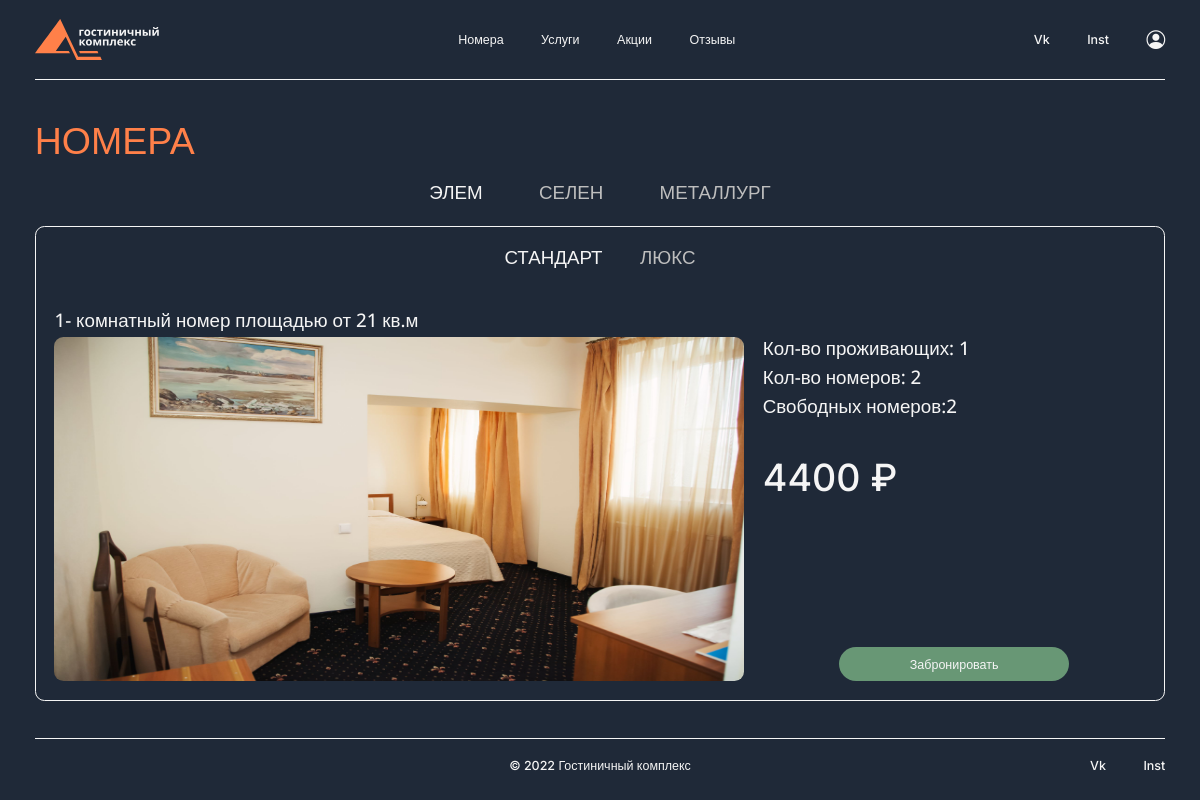
Page /rooms/ on the earlier database version.
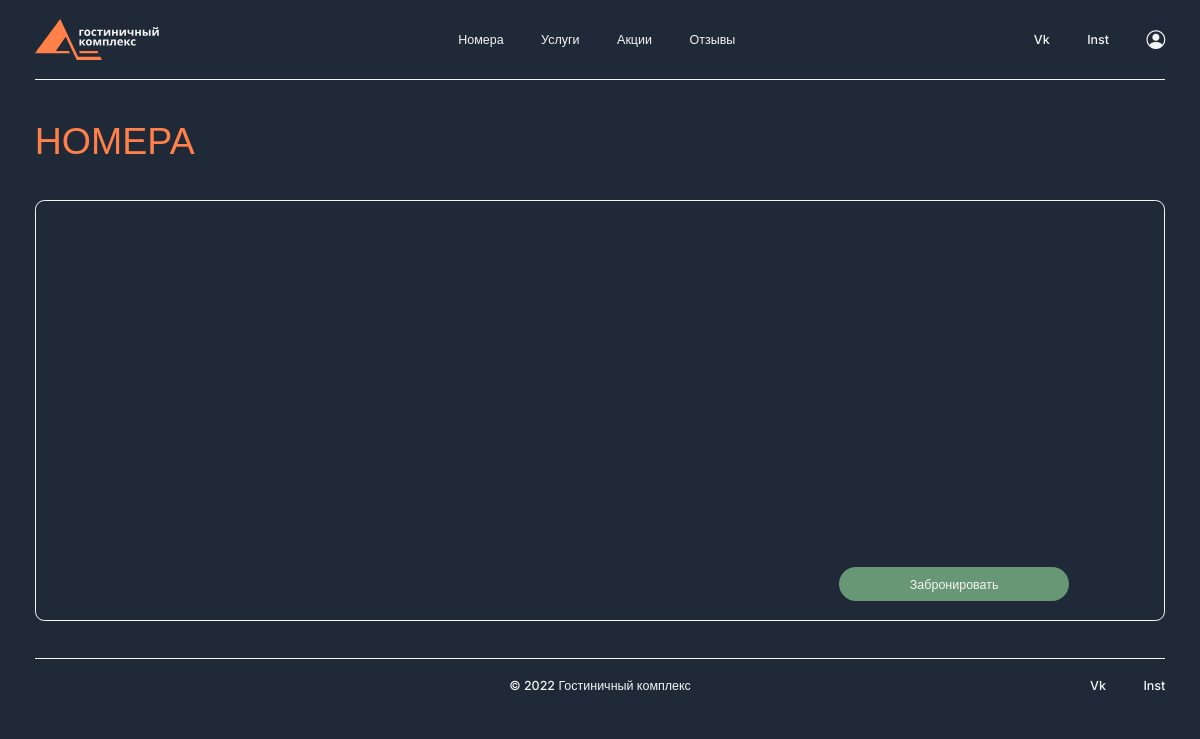
Same page on the later database version.
### hotels/models.py (models this page shows, shortened)
class Hotels(models.Model):
    title = models.CharField(max_length=50, verbose_name="Отель")
    slug = models.SlugField(max_length=50, unique=True, db_index=True, verbose_name="URL")
    content = models.TextField(verbose_name="Описание 1")
    description = models.TextField(verbose_name="Описание 2", blank=True)
    picture = models.ImageField(upload_to="photos/%Y/%m/%d/", verbose_name="Фотография")
    address = models.CharField(max_length=150, verbose_name="Адрес")
    telephone = models.CharField(max_length=50, verbose_name="Телефон")
    email = models.EmailField(max_length=50, verbose_name="Почта")
    class Meta:
        verbose_name = 'Отель'
        verbose_name_plural = 'Отели'

class Rooms(models.Model):
    hotel = models.ForeignKey('Hotels', on_delete=models.PROTECT)
    slug = models.SlugField(max_length=50, unique=True, db_index=True, verbose_name="URL")
    room_name = models.ForeignKey('RoomNames', on_delete=models.PROTECT)
    price = models.CharField(max_length=50)
    picture = models.ImageField(upload_to="photos/%Y/%m/%d/", default=1)
    img = models.ImageField(upload_to="photos/%Y/%m/%d/", default=1)
    title = models.CharField(max_length=50, db_index=True)
    content = models.CharField(max_length=250)
    sub_content = models.CharField(max_length=250, verbose_name='Описание 2', blank=True)
    description = models.TextField(verbose_name="Описание 3", blank=True, default="Свободных номеров:")
    stock = models.PositiveSmallIntegerField("Количество номеров", default=0)
    class Meta:
        verbose_name = 'Номер'
        verbose_name_plural = 'Номера'

class RoomNames(models.Model):
    title = models.CharField(max_length=50, db_index=True, verbose_name='название номера')
    slug = models.SlugField(max_length=50, unique=True, db_index=True, verbose_name="URL")
    def __str__(self):
        return self.title
    class Meta:
        verbose_name = 'Название номера'
        verbose_name_plural = 'Названия номеров'

### hotels/views.py (the view)
# urls.py: path('rooms/', rooms, name='rooms'),
def rooms(request):
    room = Rooms.objects.all()
    rname = RoomNames.objects.all()
    hotel = Hotels.objects.all()
    context = {
        'room': room,
        'rname': rname,
        'hotel': hotel,
        'menu': menu,
        'title': 'Номера'
    }
    return render(request, 'hotels/rooms.html', context=context)

### hotels/templates/hotels/rooms.html (shortened to what this page needs)
{% extends "hotels/base.html" %}
{% block content %}
    <section class="room indent-1">
        <div class="container-md">
            <h1 class="title h1 indent-2">Номера</h1>
            <ul class="room__category indent-2">
                {% for h in hotel %}
                    <li>
                        <label for="{{ h.slug }}" class="gray h2">{{ h.title }}</label>
                    </li>
                {% endfor %}
            </ul>
            <div class="room__box">
                <ul class="room__ul indent-1">
                    {% for h in hotel %}
                        {% for r in room %}
                            {% if h.title == r.hotel.title %}
                                <li class="hotelys {{ h.slug }}">
                                    <label for="{{ r.slug }}" class="gray h2">{{ r.room_name }}</label>
                                </li>
                            {% endif %}
                        {% endfor %}
                    {% endfor %}
                </ul>
                <div class="noname">
                    {% for h in hotel %}
                        {% for r in room %}
                            {% if h.title == r.hotel.title %}
                                <p class="white h2 indent-4 hotelys hot {{ r.slug }}">{{ r.title }} кв.м</p>
                            {% endif %}
                        {% endfor %}
                    {% endfor %}
                </div>
                <div class="room__main ">
                    <div class="swiper room__img ">
                        <div class="swiper-wrapper">
                        {% for h in hotel %}
                        {% for r in room %}
                            {% if h.title == r.hotel.title %}
                                <div class="swiper-slide img__slider hot {{ r.slug }}">
                                    <img src="{{ r.picture.url }}" alt="">
                                </div>
                            {% endif %}
                        {% endfor %}
                    {% endfor %}
                        </div>
                    </div>
                    <div class="room__text">
                        <div>
                            {% for h in hotel %}
                                {% for r in room %}
                                    {% if h.title == r.hotel.title %}
                                        <p class="white h2 indent-4 hotelys hot {{ r.slug }}">{{ r.content }}</p>
                                        <p class="white h2 indent-4 hotelys hot {{ r.slug }}">{{ r.sub_content }}</p>
                                        <p class="white h2 indent-1 hotelys hot {{ r.slug }}">{{ r.description }}{{ r.stock }}</p>
                                        <p class="white h1 indent-4 hotelys hot {{ r.slug }}">{{ r.price }}</p>
                                    {% endif %}
                                {% endfor %}
                            {% endfor %}
                        </div>
                        <a href="" class="white h3">Забронировать</a>
                    </div>
                </div>
            </div>
        </div>
    </section>
{% endblock %}

Differences in the rows shown:
removed Hotels: title "ЭЛЕМ"
removed Hotels: title "СЕЛЕН", shown under "НОМЕРА"
removed Hotels: title "МЕТАЛЛУРГ", shown under "НОМЕРА"
removed Rooms: room_name "СТАНДАРТ", title "1- комнатный номер площадью от 21", picture (picture), content "Кол-во проживающих: 1", sub_content "Кол-во номеров: 2", description "Свободных номеров:", stock "2", price "4400 ₽"
removed Rooms: room_name "ЛЮКС"
